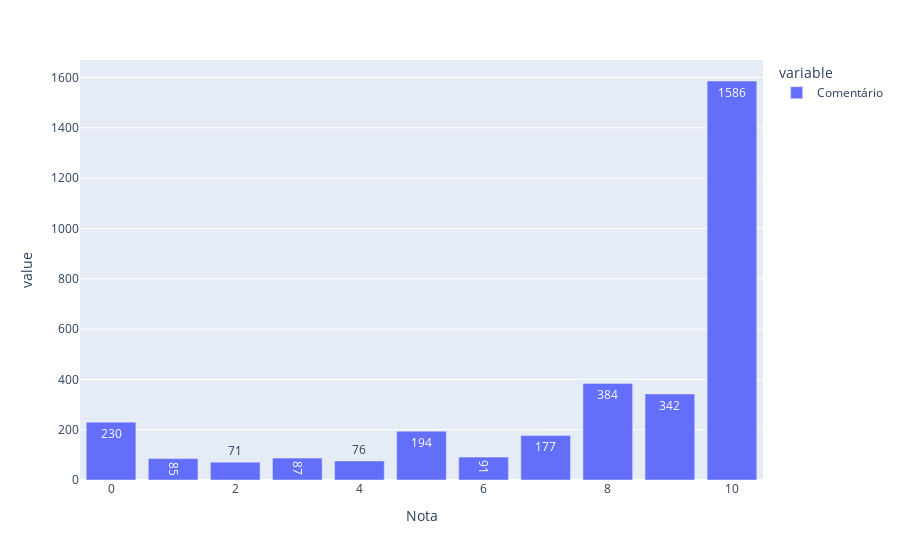

Notebook source saved alongside this figure:
### Markdown cell above
### 2.1 Avaliando a distribuição dos dados

### Code cell
px.bar(df.groupby('Nota').count()['Comentário'], text_auto=True)
# note que a maioria dos clientes dá nota 10

### Figure 1 — Plotly figure (JSON) as saved in the notebook; plotly's stock layout.template omitted (floating-point values rounded to 4 significant figures)
{"data": [{"alignmentgroup": "True", "hovertemplate": "variable=Comentário<br>Nota=%{x}<br>value=%{y}<extra></extra>", "legendgroup": "Comentário", "marker": {"color": "#636efa", "pattern": {"shape": ""}}, "name": "Comentário", "offsetgroup": "Comentário", "orientation": "v", "showlegend": true, "textposition": "auto", "texttemplate": "%{y}", "type": "bar", "x": [0, 1, 2, 3, 4, 5, 6, 7, 8, 9, 10], "xaxis": "x", "y": [230, 85, 71, 87, 76, 194, 91, 177, 384, 342, 1586], "yaxis": "y"}], "layout": {"barmode": "relative", "legend": {"title": {"text": "variable"}, "tracegroupgap": 0}, "margin": {"t": 60}, "xaxis": {"anchor": "y", "domain": [0, 1], "title": {"text": "Nota"}}, "yaxis": {"anchor": "x", "domain": [0, 1], "title": {"text": "value"}}}}
